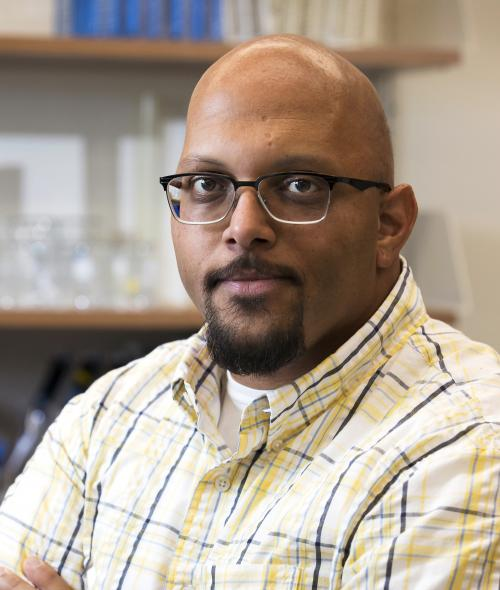
#> input picture Images/Barsoum.jpeg, 500 x 590 px
$ jupyter execute Extract_Skin_from_an_Image_and_Find_the_Dominant_Colors_Tone.ipynb   (shell and % lines are left out)
#> lines starting #> are read from the running program, lines starting #| are printed output that depends on the picture; after the words box and inside, x2 and y2 are one past the last pixel; in counts of white or black regions, pixels touching at a corner belong together
# How to extract Skin from and Image and Find the Dominant Colours/Tone

This the online notebook containing the explaination of the code for the article found at https://goo.gl/bpkVn3

If you are interested in testing out with code create a copy of this notebook and go to  menu on top "Runtime -> Run All" or download the notebook in my github -link here-

[cell 1]
# !pip3 install imutils
# !pip3 install opencv-python

## Section One : Importing Libraries

 - **numpy ** : OpenCV uses Numpy for numerical operation. Hence Numpy is used to align input with the respective data type

 - **cv2** : OpenCV used for image processing

 - **Counter** : Useful for counting labels

 - **imutils** :  Useful utilities for image processing

 - **pprin**t :  Library to pretty print data

 - **matplotlib** :  Normally used as a graph plotting lirbary , but we will use it show inline images since "cv2.imshow" doesn't work on collab

[cell 2]
import numpy as np
import cv2
from sklearn.cluster import KMeans
from collections import Counter
import imutils
import pprint
from matplotlib import pyplot as plt

## Section Two.1 : Function to Extract Skin Color

The ***extractSkin*** function takes an 8 bit 3 channel image in the BGR colorspace (as mentioned in the article this is how OpenCV reads color images) and returns the extracted image in same colorspace.

The function works by using the** HSV colorspace** and uses thresholding (Thresholding is a process of filtering out pixel based on specified thresdhold parameter) to extracts pixel that corresponds to the skin color range,

[cell 3]
def extractSkin(image):
  # Taking a copy of the image
  img =  image.copy()
  # Converting from BGR Colours Space to HSV
  img =  cv2.cvtColor(img,cv2.COLOR_BGR2HSV)

  # Defining HSV Threadholds
  lower_threshold = np.array([0, 48, 80], dtype=np.uint8)
  upper_threshold = np.array([20, 255, 255], dtype=np.uint8)

  # Single Channel mask,denoting presence of colours in the about threshold
  skinMask = cv2.inRange(img,lower_threshold,upper_threshold)

  # Cleaning up mask using Gaussian Filter
  skinMask = cv2.GaussianBlur(skinMask,(3,3),0)

  # Extracting skin from the threshold mask
  skin  =  cv2.bitwise_and(img,img,mask=skinMask)

  # Return the Skin image
  return cv2.cvtColor(skin,cv2.COLOR_HSV2BGR)

## Section Two.2 :  Function to remove black pixels from extracted image

The ***removeBlack*** function is more sort of the utility function to remove out the black pixel from the skin extracted. Since OpenCV by default doesn't handle transparent images and replaces those with zeros(black in color word).

This function is useful when thresholding is used in the image.

[cell 4]
def removeBlack(estimator_labels, estimator_cluster):


  # Check for black
  hasBlack = False

  # Get the total number of occurance for each color
  occurance_counter = Counter(estimator_labels)


  # Quick lambda function to compare to lists
  compare = lambda x, y: Counter(x) == Counter(y)

  # Loop through the most common occuring color
  for x in occurance_counter.most_common(len(estimator_cluster)):

    # Quick List comprehension to convert each of RBG Numbers to int
    color = [int(i) for i in estimator_cluster[x[0]].tolist() ]


    # Check if the color is [0,0,0] that if it is black
    if compare(color , [0,0,0]) == True:
      # delete the occurance
      del occurance_counter[x[0]]
      # remove the cluster
      hasBlack = True
      estimator_cluster = np.delete(estimator_cluster,x[0],0)
      break


  return (occurance_counter,estimator_cluster,hasBlack)

## Section Two.3 : Extract Colour Information

The ***getColorInfomation*** function does all the heavy lifiting to make sense of prediction that came from the clustering.

Taking the prediction labels (***estimator_labels***) and the cluster centroids(***estimator_cluster***) as the input and returns an array of dictionaries of the extracted colours.

The function also takes an optional parameter (***hasThresholding***) to indicate whether a mask was used. This passed from the ***extractDominantColor*** function

[cell 5]
def getColorInformation(estimator_labels, estimator_cluster,hasThresholding=False):

  # Variable to keep count of the occurance of each color predicted
  occurance_counter = None

  # Output list variable to return
  colorInformation = []


  #Check for Black
  hasBlack =False

  # If a mask has be applied, remove th black
  if hasThresholding == True:

    (occurance,cluster,black) = removeBlack(estimator_labels,estimator_cluster)
    occurance_counter =  occurance
    estimator_cluster = cluster
    hasBlack = black

  else:
    occurance_counter = Counter(estimator_labels)

  # Get the total sum of all the predicted occurances
  totalOccurance = sum(occurance_counter.values())


  # Loop through all the predicted colors
  for x in occurance_counter.most_common(len(estimator_cluster)):

    index = (int(x[0]))

    # Quick fix for index out of bound when there is no threshold
    index =  (index-1) if ((hasThresholding & hasBlack)& (int(index) !=0)) else index

    # Get the color number into a list
    color = estimator_cluster[index].tolist()

    # Get the percentage of each color
    color_percentage= (x[1]/totalOccurance)

    #make the dictionay of the information
    colorInfo = {"cluster_index":index , "color": color , "color_percentage" : color_percentage }

    # Add the dictionary to the list
    colorInformation.append(colorInfo)


  return colorInformation

## Section Two.4 : Putting it All together

The ***extractDominantColor*** is the function that call the above function to output the information.

The function take an 8 bit 3 channel BGR image as the input , the number of colors to be extracted. This does all the super heavy lifting by sparkling some magic power of machine learning.

As mention in the article , An unsupervised clustering algorithm, ***KMeans Clustering*** is used to cluster the pixel data based on their RGB values.

The function also takes an optional parameter (***hasThresholding***) to indicate whether a thresholding mask was used. This passed to the ***getColorInformation*** function

[cell 6]
def extractDominantColor(image,number_of_colors=5,hasThresholding=False):

  # Quick Fix Increase cluster counter to neglect the black(Read Article)
  if hasThresholding == True:
    number_of_colors +=1

  # Taking Copy of the image
  img = image.copy()

  # Convert Image into RGB Colours Space
  img = cv2.cvtColor(img,cv2.COLOR_BGR2RGB)

  # Reshape Image
  img = img.reshape((img.shape[0]*img.shape[1]) , 3)

  #Initiate KMeans Object
  estimator = KMeans(n_clusters=number_of_colors, random_state=0)

  # Fit the image
  estimator.fit(img)

  # Get Colour Information
  colorInformation = getColorInformation(estimator.labels_,estimator.cluster_centers_,hasThresholding)
  return colorInformation

## Section Two.4.1 : Putting it All together: Making a Visually Representation

The ***plotColorBar*** function gives a visually representation of the extracted color information.

Taking the color information (***colorInformation***) as input  and returns
 ***500x100 8 bit 3 channel BGR colorspace image***

[cell 7]
def plotColorBar(colorInformation):
  #Create a 500x100 black image
  color_bar = np.zeros((100,500,3), dtype="uint8")

  top_x = 0
  for x in colorInformation:
    bottom_x = top_x + (x["color_percentage"] * color_bar.shape[1])

    color = tuple(map(int,(x['color'])))

    cv2.rectangle(color_bar , (int(top_x),0) , (int(bottom_x),color_bar.shape[0]) ,color , -1)
    top_x = bottom_x
  return color_bar

## Section Two.4.2 : Putting it All together: Pretty Print

The function makes print out the color information in a readable manner

[cell 8]
def prety_print_data(color_info):
  for x in color_info:
    print(pprint.pformat(x))
    print()

## Section Three: Baking the Pie
The below lines of code, is the implementation of the above defined function.

[cell 9]
'''
Skin Image Primary : https://raw.githubusercontent.com/octalpixel/Skin-Extraction-from-Image-and-Finding-Dominant-Color/master/82764696-open-palm-hand-gesture-of-male-hand_image_from_123rf.com.jpg
Skin Image One     : https://raw.githubusercontent.com/octalpixel/Skin-Extraction-from-Image-and-Finding-Dominant-Color/master/skin.jpg
Skin Image Two     : https://raw.githubusercontent.com/octalpixel/Skin-Extraction-from-Image-and-Finding-Dominant-Color/master/skin_2.jpg
Skin Image Three   : https://raw.githubusercontent.com/octalpixel/Skin-Extraction-from-Image-and-Finding-Dominant-Color/master/Human-Hands-Front-Back-Image-From-Wikipedia.jpg

'''


# Get Image from URL. If you want to upload an image file and use that comment the below code and replace with  image=cv2.imread("FILE_NAME")
# image =  imutils.url_to_image("https://raw.githubusercontent.com/octalpixel/Skin-Extraction-from-Image-and-Finding-Dominant-Color/master/82764696-open-palm-hand-gesture-of-male-hand_image_from_123rf.com.jpg")
# image = cv2.imread("Ramanujan-Raghu.jpeg")
image = cv2.imread("Images/Barsoum.jpeg")
#> image is the input picture: shape (590, 500, 3); mean B, G, R 144.8, 158.4, 171.7
# image = cv2.imread("luetkemeyer_jack.jpg")

# Resize image to a width of 250
image = imutils.resize(image,width=250)
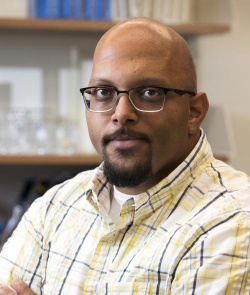
#> image: shape (295, 250, 3); mean B, G, R 145, 158.6, 171.9

#Show image
plt.imshow(cv2.cvtColor(image,cv2.COLOR_BGR2RGB))
plt.show()


# Apply Skin Mask
skin = extractSkin(image)
#> in extractSkin, `img =  cv2.cvtColor(img,cv2.COLOR_BGR2HSV)`: img: shape (295, 250, 3); mean H, S, V 34.7, 55.7, 174.5
#> in extractSkin, `skinMask = cv2.inRange(img,lower_threshold,upper_threshold)`:
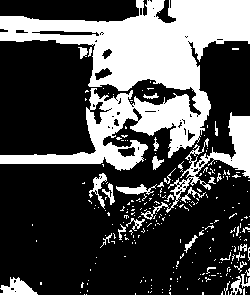
#> skinMask: shape (295, 250); 31% white; 259 white regions (227 under 20 px), largest, box (x1, y1, x2, y2) and area: (0, 0, 250, 171) 18032, (141, 112, 250, 220) 1923, (0, 277, 38, 295) 389
#> in extractSkin, `skinMask = cv2.GaussianBlur(skinMask,(3,3),0)`:
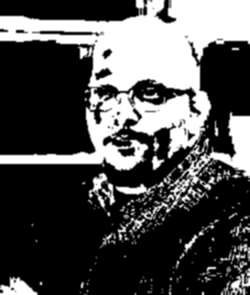
#> skinMask: shape (295, 250); min 0, max 255, mean 79.1
#> in extractSkin, `skin  =  cv2.bitwise_and(img,img,mask=skinMask)`: skin: shape (295, 250, 3); mean H, S, V 6.7, 37.8, 65.6
#> in extractSkin, `return cv2.cvtColor(skin,cv2.COLOR_HSV2BGR)`:
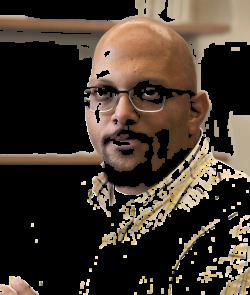
#> returned value: shape (295, 250, 3); mean B, G, R 43.8, 54.2, 65.6

plt.imshow(cv2.cvtColor(skin,cv2.COLOR_BGR2RGB))
plt.show()


# Find the dominant color. Default is 1 , pass the parameter 'number_of_colors=N' where N is the specified number of colors
dominantColors = extractDominantColor(skin,hasThresholding=True)
#> dominantColors = 5 items


#Show in the dominant color information
print("Color Information")
prety_print_data(dominantColors)
#> the loop in prety_print_data, `for x in color_info:` made 5 passes
#> (printed output is left out)


#Show in the dominant color as bar
print("Color Bar")
colour_bar = plotColorBar(dominantColors)
#> the loop in plotColorBar, `for x in colorInformation:` made 5 passes
#> (bottom_x, color, top_x) on passes 1 to 5: (137.5, (196, 171, 141), 137.5), (260.3, (90, 63, 46), 260.3), (354.4, (133, 100, 76), 354.4), (439.7, (168, 136, 107), 439.7), (500, (224, 205, 179), 500)
#> after the loop in plotColorBar, `for x in colorInformation:`:
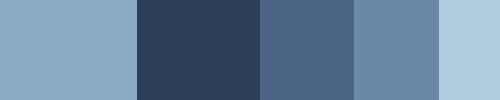
#> color_bar: shape (100, 500, 3); mean of channels 0, 1, 2 156.7, 129.3, 104.3; drawn as B, G, R
plt.axis("off")
plt.imshow(colour_bar)
plt.show()

$ run again, with Images/Ramanujan-Raghu.jpeg copied over Images/Barsoum.jpeg
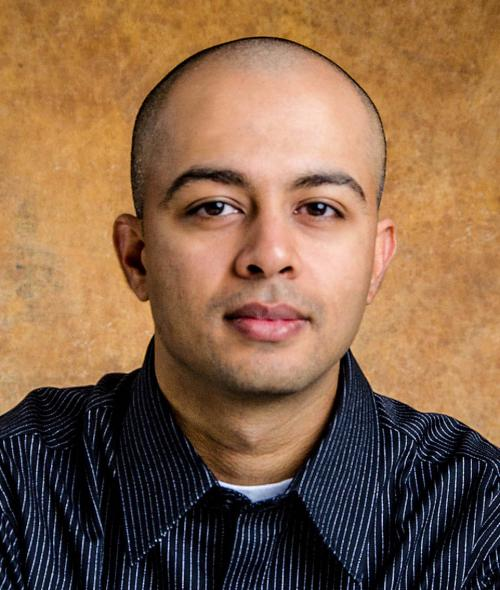
#> input picture Images/Ramanujan-Raghu.jpeg, 500 x 590 px
#> image is the input picture: shape (590, 500, 3); mean B, G, R 73.6, 100.1, 134
#> image: shape (295, 250, 3)
#> img: shape (295, 250, 3); mean H, S, V 42, 135.1, 139.1
#> in extractSkin, `skinMask = cv2.inRange(img,lower_threshold,upper_threshold)`:
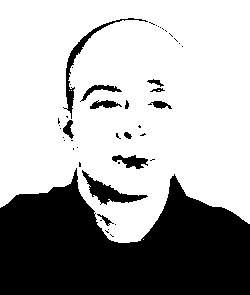
#> skinMask: shape (295, 250); 67.2% white; 45 black regions (32 under 20 px), largest, box (x1, y1, x2, y2) and area: (0, 168, 250, 295) 21759, (82, 170, 148, 205) 691, (63, 18, 148, 119) 612
#> skin: shape (295, 250, 3); mean H, S, V 10, 94.2, 125.9
#> dominantColors = 5 items
#> the loop in prety_print_data, `for x in color_info:` made 5 passes
#> (printed output is left out)
#> the loop in plotColorBar, `for x in colorInformation:` made 5 passes
#> (bottom_x, color, top_x) on passes 1 to 5: (169.7, (203, 151, 104), 169.7), (304.4, (182, 127, 73), 304.4), (393.4, (152, 102, 57), 393.4), (453.7, (233, 183, 160), 453.7), (500, (93, 58, 35), 500)
#> after the loop in plotColorBar, `for x in colorInformation:`:
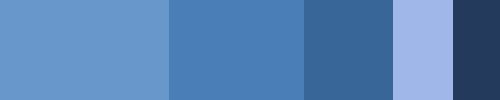
#> color_bar: shape (100, 500, 3); mean of channels 0, 1, 2 181.5, 130.9, 87.5; drawn as B, G, R
